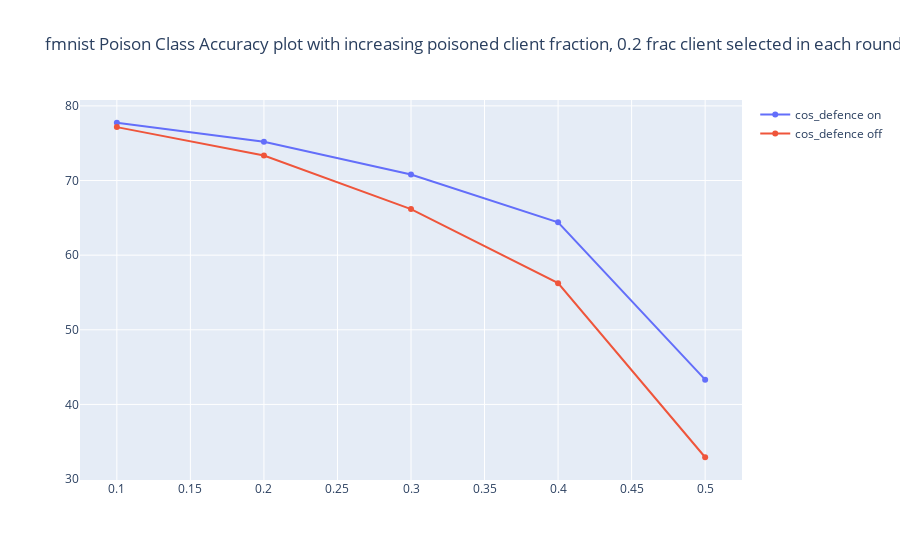

Notebook code cell kept with this figure:
### Code cell
plot_data(fmnist_file, "fmnist")

### Figure 1 — Plotly figure (JSON) as saved in the notebook; plotly's stock layout.template omitted (floating-point values rounded to 4 significant figures)
{"data": [{"mode": "lines+markers", "name": "cos_defence on", "type": "scatter", "x": [0.1, 0.2, 0.3, 0.4, 0.5], "y": [77.74, 75.18, 70.81, 64.4, 43.31]}, {"mode": "lines+markers", "name": "cos_defence off", "type": "scatter", "x": [0.1, 0.2, 0.3, 0.4, 0.5], "y": [77.16, 73.36, 66.17, 56.25, 32.92]}], "layout": {"title": {"text": "fmnist Poison Class Accuracy plot with increasing poisoned client fraction, 0.2 frac client selected in each round"}}}
